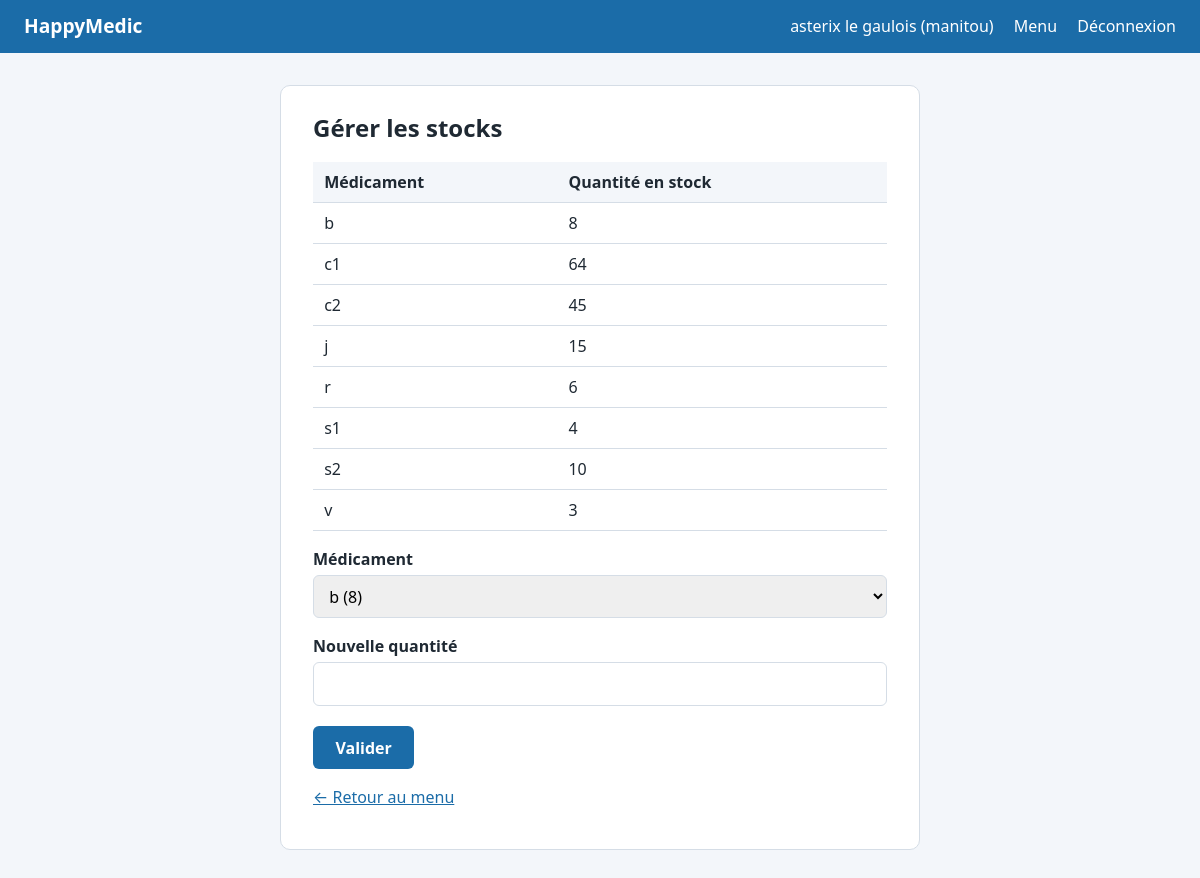
The app's page /stocks.php (signed in) with its own data.
### tables this page shows
CREATE TABLE `stock` (
  `nmed` int(11) NOT NULL AUTO_INCREMENT,
  `nom` varchar(32) NOT NULL,
  `quantite` int(11) NOT NULL DEFAULT 0,
  PRIMARY KEY (`nmed`)
);

### includes/auth.php (called while the page is built, shortened)
<?php
function h($texte): string
{
    return htmlspecialchars((string) $texte, ENT_QUOTES, 'UTF-8');
}

### includes/db.php (called while the page is built, shortened)
<?php
function db(): mysqli
{
    static $connexion = null;
    if ($connexion === null) {
        try {
            $connexion = new mysqli(DB_HOST, DB_USER, DB_PASS, DB_NAME);
            $connexion->set_charset('utf8');
        } catch (mysqli_sql_exception $e) {
            http_response_code(500);
            exit('Connexion à la base impossible : vérifiez que MySQL est démarré et le fichier includes/config.php.');
        }
    }
    return $connexion;
}
function selectionner(string $sql, string $types = '', array $parametres = []): array
{
    $requete = db()->prepare($sql);
    $requete->execute();
    $lignes = $requete->get_result()->fetch_all(MYSQLI_ASSOC);
    return $lignes;
}

### stocks.php (the view, shortened to what this page needs)
<?php
require __DIR__ . '/includes/auth.php';
require __DIR__ . '/includes/db.php';
$stocks = selectionner('SELECT nom, quantite FROM stock ORDER BY nom');
require __DIR__ . '/includes/header.php';
?>
<h1>Gérer les stocks</h1>
<?php if (!$stocks): ?>
    <p>Aucun médicament enregistré.</p>
<?php else: ?>
    <table>
        <thead><tr><th>Médicament</th><th>Quantité en stock</th></tr></thead>
        <tbody>
        <?php foreach ($stocks as $s): ?>
            <tr><td><?= h($s['nom']) ?></td><td><?= h($s['quantite']) ?></td></tr>
        <?php endforeach; ?>
        </tbody>
    </table>
    <form method="post">
        <label for="nom">Médicament</label>
        <select id="nom" name="nom" required>
            <?php foreach ($stocks as $s): ?>
                <option value="<?= h($s['nom']) ?>"><?= h($s['nom']) ?> (<?= h($s['quantite']) ?>)</option>
            <?php endforeach; ?>
        </select>
        <label for="quantite">Nouvelle quantité</label>
        <input type="number" id="quantite" name="quantite" min="0" step="1" required>
        <button type="submit" name="valider">Valider</button>
    </form>
<?php endif; ?>
<p><a href="menu.php">← Retour au menu</a></p>
<?php require __DIR__ . '/includes/footer.php'; ?>

### includes/header.php (shortened to what this page needs)
<!DOCTYPE html>
<html lang="fr">
<head>
    <link rel="stylesheet" href="assets/style.css">
</head>
<body>
<header class="barre">
    <a class="logo" href="menu.php">HappyMedic</a>
    <?php if (isset($_SESSION['utilisateur_email'])): ?>
        <nav>
            <span><?= h($_SESSION['utilisateur_prenom'] . ' ' . $_SESSION['utilisateur_nom']) ?> (<?= h($_SESSION['utilisateur_statut']) ?>)</span>
            <a href="menu.php">Menu</a>
            <a href="deconnexion.php">Déconnexion</a>
        </nav>
    <?php endif; ?>
</header>
<main class="carte">

### includes/footer.php
</main>
</body>
</html>

### assets/style.css (style rules this page uses)
:root { --bleu: #1b6ca8; --bleu-fonce: #14527f; --fond: #f3f6fa; --texte: #1f2933; --bordure: #d5dde6; --ok-fond: #e6f4ea; --ok-texte: #1e6b34; --erreur-fond: #fdeaea; --erreur-texte: #a12b2b; }
* { box-sizing: border-box; }
body { margin: 0; font-family: system-ui, -apple-system, "Segoe UI", Roboto, sans-serif; background: var(--fond); color: var(--texte); line-height: 1.5; }
.barre { display: flex; justify-content: space-between; align-items: center; padding: 0.75rem 1.5rem; background: var(--bleu); color: #fff; }
.barre a { color: #fff; text-decoration: none; margin-left: 1rem; }
.barre .logo { margin-left: 0; font-size: 1.2rem; font-weight: 700; }
.carte { max-width: 640px; margin: 2rem auto; padding: 1.5rem 2rem; background: #fff; border: 1px solid var(--bordure); border-radius: 10px; }
h1 { margin-top: 0; font-size: 1.5rem; }
a { color: var(--bleu); }
label { display: block; margin: 1rem 0 0.25rem; font-weight: 600; }
input, select { width: 100%; padding: 0.55rem 0.7rem; border: 1px solid var(--bordure); border-radius: 6px; font: inherit; }
button { margin-top: 1.25rem; padding: 0.6rem 1.4rem; border: 0; border-radius: 6px; background: var(--bleu); color: #fff; font: inherit; font-weight: 600; cursor: pointer; }
table { width: 100%; margin: 1rem 0; border-collapse: collapse; }
th, td { padding: 0.5rem 0.7rem; border-bottom: 1px solid var(--bordure); text-align: left; }
th { background: var(--fond); }

### records on screen
stock: nom "b", quantite "8"
stock: nom "c1", quantite "64"
stock: nom "c2", quantite "45"
stock: nom "j", quantite "15"
stock: nom "r", quantite "6"
stock: nom "s1", quantite "4"
stock: nom "s2", quantite "10"
stock: nom "v", quantite "3"

### other values on screen
$_SESSION['utilisateur_prenom'] . ' ' . $_SESSION['utilisateur_nom'] "asterix le gaulois"
$_SESSION['utilisateur_statut'] "manitou"
form field nom "b (8)"
